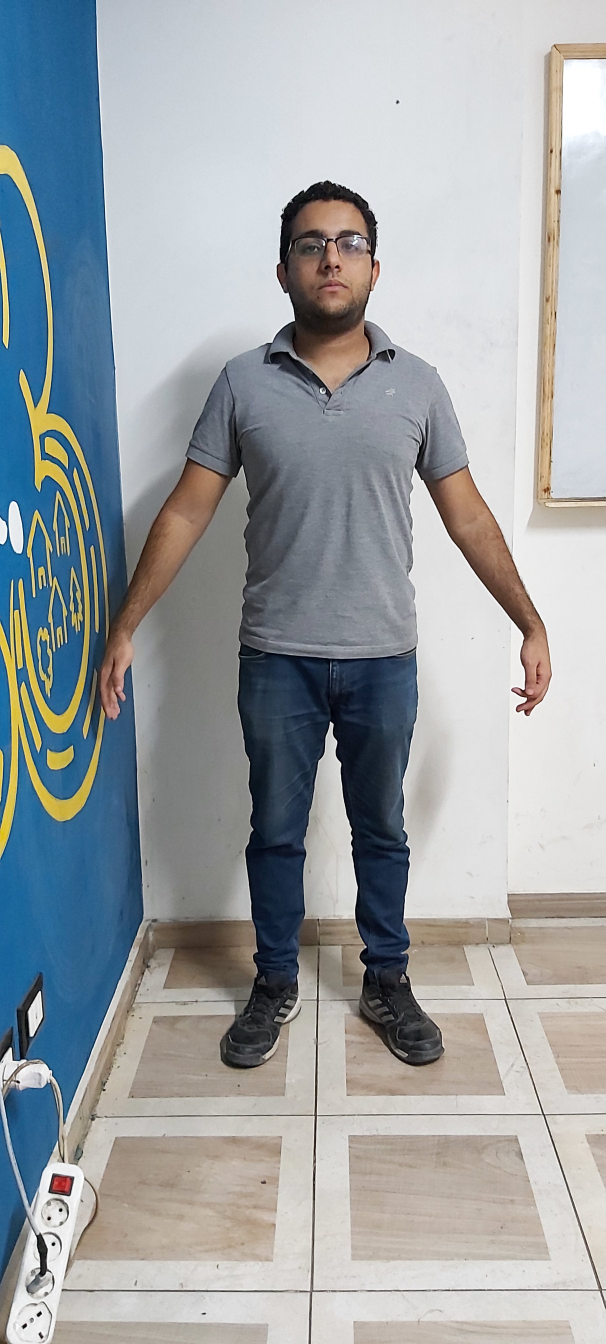
#> input picture images/Rimon1.1.jpg, 1816 x 4032 px (shown at 1/3 size)
$ python main1.1.py
#> lines starting #> are read from the running program, lines starting #| are printed output that depends on the picture; after the words box and inside, x2 and y2 are one past the last pixel; in counts of white or black regions, pixels touching at a corner belong together
import cv2
import numpy as np
import math
from keypoint_config import *
# 2.987951807

UPPER_RATIO = 3.259259259
LOWER_RATIO = 2.795180723
HIP_HIGHT = 0
LEFT_HIP_PIXEL = (0, 0)
RIGHT_HIP_PIXEL = (0, 0)

def apply_filter_return_countoures(hsv_image, hsv_color_lower, hsv_color_upper, min_contor_area = 15, img = None , contor_label=""):
    filtered_image = cv2.inRange(hsv_image, hsv_color_lower, hsv_color_upper)
    kernal = np.ones((2,2),"uint8")
    filtered_image = cv2.dilate(filtered_image,kernal)
    (contors,hierarchy) = cv2.findContours(filtered_image,cv2.RETR_TREE,cv2.CHAIN_APPROX_SIMPLE)
    res = cv2.bitwise_and(img, img, mask = filtered_image)
    if True:
        i = 0
        for pic, contour in enumerate(contors):
            area = cv2.contourArea(contour)
            if(area>min_contor_area):
                x,y,w,h = cv2.boundingRect(contour)
                # print(contor_label,x+3,y+3)
                cv2.putText(img,str(contor_label),(x,y),cv2.FONT_HERSHEY_SIMPLEX,0.7,(0,0,255))
                i += 1
        return (res, filtered_image, (x+3,y+3), hierarchy)

    return (res, filtered_image, contors, hierarchy)

def eclidian_distance(point1 , point2):
    global HIP_PIXEL, LEFT_HIP_PIXEL, RIGHT_HIP_PIXEL
    (x1, y1) = point1
    (x2, y2) = point2
    result = 0
    mid = (LEFT_HIP_PIXEL[0]+LEFT_HIP_PIXEL[0]) / 2
    if y1 >= HIP_HIGHT and y2 >= HIP_HIGHT:
        return (math.sqrt(((x1-x2)**2)+((y1-y2)**2)))/LOWER_RATIO
    elif y1 <= HIP_HIGHT and y2 <= HIP_HIGHT:
        return (math.sqrt(((x1-x2)**2)+((y1-y2)**2)))/UPPER_RATIO
    else:
        if y1 > HIP_HIGHT:
            if x1 > mid:
                result += ((math.sqrt(((x1-LEFT_HIP_PIXEL[0])**2)+((y1-LEFT_HIP_PIXEL[1])**2)))/LOWER_RATIO)
            else:
                result += ((math.sqrt(((x1-RIGHT_HIP_PIXEL[0])**2)+((y1-RIGHT_HIP_PIXEL[1])**2)))/LOWER_RATIO)
        else:
            if x1 > mid:
                result += ((math.sqrt(((x1-LEFT_HIP_PIXEL[0])**2)+((y1-LEFT_HIP_PIXEL[1])**2)))/UPPER_RATIO)
            else:
                result += ((math.sqrt(((x1-RIGHT_HIP_PIXEL[0])**2)+((y1-RIGHT_HIP_PIXEL[1])**2)))/UPPER_RATIO)
        if y2 > HIP_HIGHT:
            if x2 > mid:
                result += ((math.sqrt(((LEFT_HIP_PIXEL[0]-x2)**2)+((LEFT_HIP_PIXEL[1]-y2)**2)))/LOWER_RATIO)
            else:
                result += ((math.sqrt(((RIGHT_HIP_PIXEL[0]-x2)**2)+((RIGHT_HIP_PIXEL[1]-y2)**2)))/LOWER_RATIO)
        else:
            if x2 > mid:
                result += ((math.sqrt(((LEFT_HIP_PIXEL[0]-x2)**2)+((LEFT_HIP_PIXEL[1]-y2)**2)))/UPPER_RATIO)
            else:
                result += ((math.sqrt(((RIGHT_HIP_PIXEL[0]-x2)**2)+((RIGHT_HIP_PIXEL[1]-y2)**2)))/UPPER_RATIO)

    return result

if __name__ == "__main__":

    body_keypoints = {"left_sholder_outer":[0,0], "left_sholder_inner":[0,0], "right_sholder_inner":[0,0], "right_sholder_outer":[0,0],
    "left_elbow_inner":[0,0],"left_sholder_outer":[0,0], "right_elbow_inner":[0,0], "right_elbow_outer":[0,0], "left_chest_arm_meeting":[0,0],
    "right_chest_arm_meeting":[0,0], "left_chest":[0,0], "right_chest":[0,0], "left_waist":[0,0], "right_waist":[0,0], "left_hip":[0,0],
    "right_hip":[0,0], "stone_of_trousers":[0,0],"left_Knee_outer":[0,0], "left_Knee_inner":[0,0], "left_ankle_outer":[0,0], "left_ankle_inner":[0,0],
    "right_Knee_outer":[0,0],"right_Knee_inner":[0,0], "right_ankle_inner":[0,0], "right_ankle_outer":[0,0]}

    img = cv2.imread("images/Rimon1.1.jpg", cv2.IMREAD_COLOR)
#> img is the input picture: shape (4032, 1816, 3); mean B, G, R 164.7, 161.7, 156.5

    scale_percent = 20
    print("img.shape[1]",img.shape[1])
#| img.shape[1] 1816
    print("img.shape[0]",img.shape[0])
#| img.shape[0] 4032
    #calculate the 50 percent of original dimensions
    width = int(img.shape[1] * scale_percent / 100)
    height = int(img.shape[0] * scale_percent / 100)

    dsize = (width, height)

    # resize image
    img = cv2.resize(img, dsize)
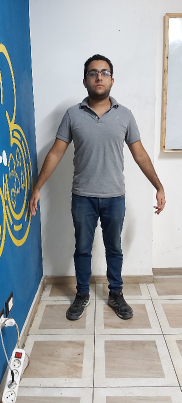
#> img: shape (806, 363, 3) (shown at 1/2 size); mean B, G, R 164.6, 161.6, 156.4
    print("img.shape[1]",img.shape[1])
#| img.shape[1] 363
    print("img.shape[0]",img.shape[0])
#| img.shape[0] 806
    cv2.imwrite('new.jpg',img)

    # # sholder outer
    cv2.circle(img, (134,220), point_radius, right_sholder_outer_color, -1)
#> img: shape (806, 363, 3); 0.01% of pixels changed, all inside (x1, y1, x2, y2) = (131, 217, 138, 224)
    #right sholder inner
    cv2.circle(img, (171, 204), point_radius, right_sholder_inner_color, -1)
#> img: shape (806, 363, 3); mean B, G, R 164.6, 161.5, 156.4
    #left sholder inner
    cv2.circle(img, (225, 199), point_radius, left_sholder_inner_color, -1)
#> img: shape (806, 363, 3); mean B, G, R 164.5, 161.5, 156.4
    #left sholder outer
    cv2.circle(img, (258, 222), point_radius, left_sholder_outer_color, -1)
#> img: shape (806, 363, 3); mean B, G, R 164.5, 161.5, 156.4
    #right elbow outer
    cv2.circle(img, (97, 303), point_radius, right_elbow_outer_color, -1)
#> img: shape (806, 363, 3); mean B, G, R 164.5, 161.5, 156.4
    #right elbow inner
    cv2.circle(img, (122, 320), point_radius, right_elbow_inner_color, -1)
#> img: shape (806, 363, 3); mean B, G, R 164.5, 161.5, 156.4
    #left elbow inner
    cv2.circle(img, (270, 306), point_radius, left_elbow_inner_color, -1)
#> img: shape (806, 363, 3); mean B, G, R 164.5, 161.5, 156.4
    #left elbow outer
    cv2.circle(img, (295,307), point_radius, left_elbow_outer_color, -1)
#> img: shape (806, 363, 3); mean B, G, R 164.5, 161.5, 156.4
    #right chest and arm meeting
    cv2.circle(img, (142, 260), point_radius, right_chest_arm_meeting_color, -1)
#> img: shape (806, 363, 3); mean B, G, R 164.5, 161.5, 156.4
    #left chest and arm meeting
    cv2.circle(img, (253, 260), point_radius, left_chest_arm_meeting_color, -1)
#> img: shape (806, 363, 3); mean B, G, R 164.5, 161.5, 156.4
    #right waist
    cv2.circle(img, (147, 338), point_radius, right_waist_color, -1)
#> img: shape (806, 363, 3); mean B, G, R 164.5, 161.5, 156.4
    #left waist
    cv2.circle(img, (248, 338), point_radius, left_waist_color, -1)
#> img: shape (806, 363, 3); mean B, G, R 164.5, 161.5, 156.5


    #right hip
    cv2.circle(img, (143, 377), point_radius, right_hip_color, -1)
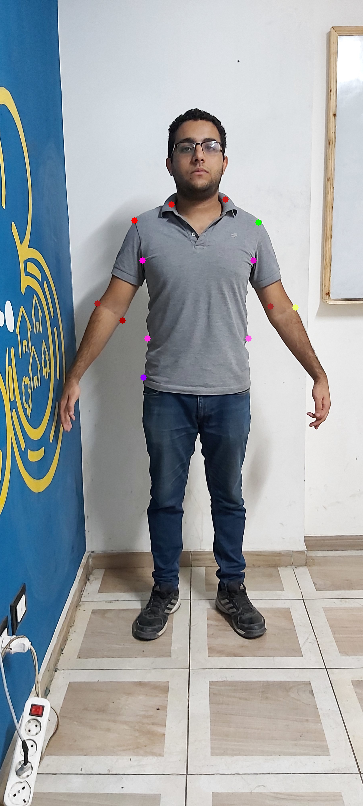
#> img: shape (806, 363, 3); mean B, G, R 164.6, 161.5, 156.5
    #left hip
    cv2.circle(img, (250,377), point_radius, left_hip_color, -1)
#> img: shape (806, 363, 3); 0.01% of pixels changed, all inside (x1, y1, x2, y2) = (247, 374, 254, 381)
    #stone of trousers
    cv2.circle(img, (198,434), point_radius, stone_of_trousers_color, -1)
#> img: shape (806, 363, 3); mean B, G, R 164.6, 161.5, 156.5

    #right Knee outer
    cv2.circle(img, (148, 499), point_radius, right_Knee_outer_color, -1)
#> img: shape (806, 363, 3); mean B, G, R 164.6, 161.5, 156.5
    #right Knee inner
    cv2.circle(img, (185, 499), point_radius, right_Knee_inner_color, -1)
#> img: shape (806, 363, 3); mean B, G, R 164.6, 161.5, 156.5
    #right ankle outer
    cv2.circle(img, (152, 590), point_radius, right_ankle_outer_color, -1)
#> img: shape (806, 363, 3); mean B, G, R 164.6, 161.5, 156.5
    #right ankle inner
    cv2.circle(img, (177,592), point_radius, right_ankle_inner_color, -1)
#> img: shape (806, 363, 3); mean B, G, R 164.6, 161.5, 156.5

    # #left Knee inner
    cv2.circle(img, (210,500), point_radius, left_Knee_inner_color, -1)
#> img: shape (806, 363, 3); mean B, G, R 164.6, 161.5, 156.5
    #left Knee outer
    cv2.circle(img, (248 ,500), point_radius, left_Knee_outer_color, -1)
#> img: shape (806, 363, 3); mean B, G, R 164.6, 161.5, 156.5
    #left Knee inner
    cv2.circle(img, (222, 592), point_radius, left_ankle_inner_color, -1)
#> img: shape (806, 363, 3); mean B, G, R 164.6, 161.5, 156.5
    #left Knee outer
    cv2.circle(img, (245, 590), point_radius, left_ankle_outer_color, -1)
#> img: shape (806, 363, 3); mean B, G, R 164.7, 161.6, 156.5

    HIP_HIGHT = 377
    RIGHT_HIP_PIXEL = (143, 377)
    LEFT_HIP_PIXEL = (250, 377)

    hsv = cv2.cvtColor(img, cv2.COLOR_BGR2HSV)
#> hsv: shape (806, 363, 3); mean H, S, V 61.2, 51.1, 174.4
    #hsv hue set value  (color)

    (res,yellow,body_keypoints["left_sholder_outer"],_) = apply_filter_return_countoures(hsv,left_sholder_outer_lower,left_sholder_outer_upper,min_contor_area= 30, img=img,contor_label="LSO")
#> in apply_filter_return_countoures, `filtered_image = cv2.inRange(hsv_image, hsv_color_lower, hsv_color_upp..`:
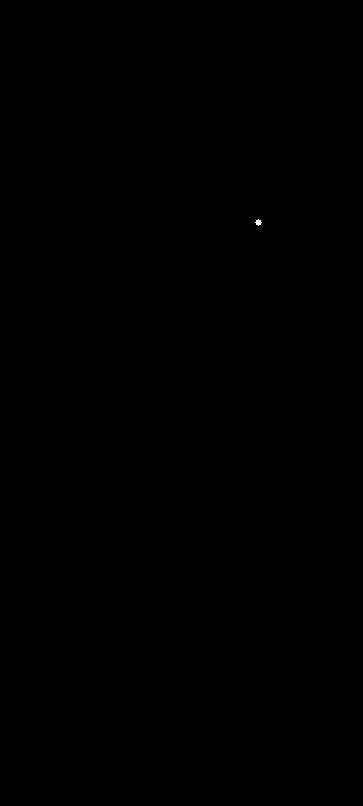
#> filtered_image: shape (806, 363); 0.01% white; 1 white region, box (x1, y1, x2, y2) and area: (255, 219, 262, 226) 29
#> in apply_filter_return_countoures, `(contors,hierarchy) = cv2.findContours(filtered_image,cv2.RETR_TREE,cv..`: contors = 1 contour; box (x1, y1, x2, y2) and area: (255, 219, 263, 227) 33
#> the loop in apply_filter_return_countoures, `for pic, contour in enumerate(contors):` made 1 pass
#> (pic, area, x, y, w, h, i) on pass 1: (0, 33, 255, 219, 8, 8, 1)
#> after the loop in apply_filter_return_countoures, `for pic, contour in enumerate(contors):`:
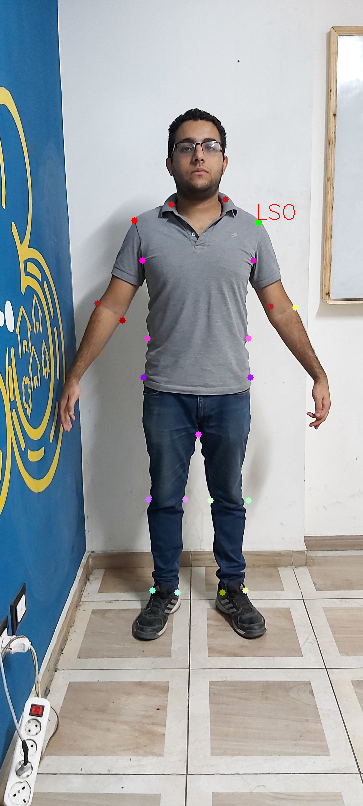
#> img: shape (806, 363, 3); mean B, G, R 164.6, 161.5, 156.5
#> after the loop in apply_filter_return_countoures, `for pic, contour in enumerate(contors):`: i = 1
    (res,yellow,body_keypoints["left_sholder_inner"],_) = apply_filter_return_countoures(hsv,left_sholder_inner_lower,left_sholder_inner_upper,min_contor_area= 30, img=img,contor_label="LSI")
#> in apply_filter_return_countoures (call 2), `(contors,hierarchy) = cv2.findContours(filtered_image,cv2.RETR_TREE,cv..`: contors = 3 contours, 2 with area under 20; largest, box (x1, y1, x2, y2) and area: (222, 196, 230, 204) 33
#> the loop in apply_filter_return_countoures (call 2), `for pic, contour in enumerate(contors):` made 3 passes
#> (area, x, y, w, h, i) on pass 3: (33, 222, 196, 8, 8, 1)

    (res,yellow,body_keypoints["right_sholder_inner"],_) = apply_filter_return_countoures(hsv,right_sholder_inner_lower,right_sholder_inner_upper,min_contor_area= 30, img=img,contor_label="RSI")
#> call 3 of apply_filter_return_countoures, with hsv_color_lower = array of shape (3,), hsv_color_upper = array of shape (3,), min_contor_area = 30, contor_label = 'RSI'
#> in apply_filter_return_countoures (call 3), `(contors,hierarchy) = cv2.findContours(filtered_image,cv2.RETR_TREE,cv..`: contors = 1 contour; box (x1, y1, x2, y2) and area: (168, 201, 176, 209) 33
#> the loop in apply_filter_return_countoures (call 3), `for pic, contour in enumerate(contors):` made 1 pass
#> (pic, area, x, y, w, h, i) on pass 1: (0, 33, 168, 201, 8, 8, 1)
#> after the loop in apply_filter_return_countoures (call 3), `for pic, contour in enumerate(contors):`:
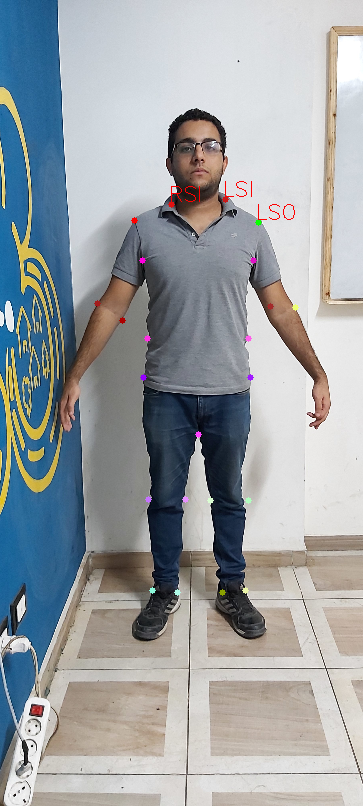
#> img: shape (806, 363, 3); mean B, G, R 164.5, 161.4, 156.6
#> after the loop in apply_filter_return_countoures (call 3), `for pic, contour in enumerate(contors):`: i = 1
    (res,yellow,body_keypoints["right_sholder_outer"],_) = apply_filter_return_countoures(hsv,right_sholder_outer_lower,right_sholder_outer_upper,min_contor_area= 30, img=img,contor_label="RSO")
#> (the rest of the program and of its run is left out)
